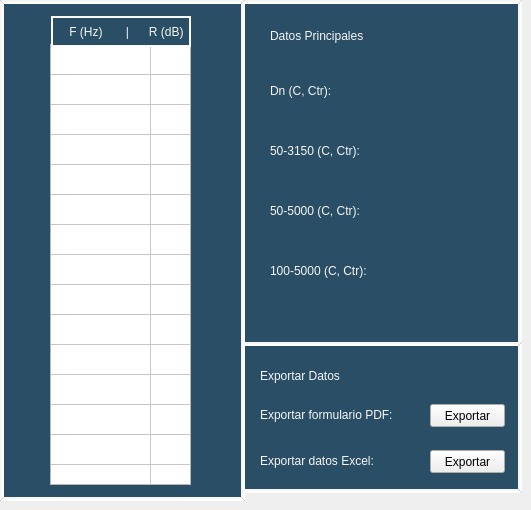
   <widget class="QWidget" name="tab_3">
    <attribute name="title">
     <string>Dn</string>
    </attribute>
    <widget class="QLabel" name="label_19">
     <property name="geometry">
      <rect>
       <x>270</x>
       <y>260</y>
       <width>121</width>
       <height>21</height>
      </rect>
     </property>
     <property name="styleSheet">
      <string notr="true">font: 11pt &quot;MS Shell Dlg 2&quot;;
background-color: rgb(42,78,102);
color: rgb(246, 246, 244);</string>
     </property>
     <property name="text">
      <string>100-5000 (C, Ctr):</string>
     </property>
    </widget>
    <widget class="QGraphicsView" name="graphicsView_11">
     <property name="geometry">
      <rect>
       <x>0</x>
       <y>0</y>
       <width>245</width>
       <height>501</height>
      </rect>
     </property>
     <property name="styleSheet">
      <string notr="true">background-color: rgb(42,78,102);
border: 4px;
border-color: rgb(246, 246, 244);
border-style:  groove;</string>
     </property>
    </widget>
    <widget class="QLabel" name="title_label_7">
     <property name="geometry">
      <rect>
       <x>270</x>
       <y>10</y>
       <width>231</width>
       <height>51</height>
      </rect>
     </property>
     <property name="styleSheet">
      <string notr="true">font: 20pt &quot;Technic&quot;;
color: rgb(246, 246, 244);
background-color: rgb(42, 78, 102);</string>
     </property>
     <property name="text">
      <string>Datos Principales</string>
     </property>
    </widget>
    <widget class="QLabel" name="label_50_5000_dn">
     <property name="geometry">
      <rect>
       <x>400</x>
       <y>200</y>
       <width>111</width>
       <height>21</height>
      </rect>
     </property>
     <property name="styleSheet">
      <string notr="true">font: 11pt &quot;MS Shell Dlg 2&quot;;
background-color: rgb(42,78,102);
color: rgb(246, 246, 244);</string>
     </property>
     <property name="text">
      <string/>
     </property>
    </widget>
    <widget class="QPushButton" name="exportar_excel_dn">
     <property name="geometry">
      <rect>
       <x>430</x>
       <y>450</y>
       <width>75</width>
       <height>23</height>
      </rect>
     </property>
     <property name="text">
      <string>Exportar</string>
     </property>
    </widget>
    <widget class="QGraphicsView" name="graphicsView_12">
     <property name="geometry">
      <rect>
       <x>241</x>
       <y>342</y>
       <width>281</width>
       <height>151</height>
      </rect>
     </property>
     <property name="styleSheet">
      <string notr="true">background-color: rgb(42,78,102);
border: 4px;
border-color: rgb(246, 246, 244);
border-style:  groove;</string>
     </property>
    </widget>
    <widget class="QGraphicsView" name="graphicsView_13">
     <property name="geometry">
      <rect>
       <x>241</x>
       <y>0</y>
       <width>281</width>
       <height>351</height>
      </rect>
     </property>
     <property name="styleSheet">
      <string notr="true">background-color: rgb(42,78,102);
border: 4px;
border-color: rgb(246, 246, 244);
border-style:  groove;</string>
     </property>
    </widget>
    <widget class="QTableWidget" name="tabla_dn">
     <property name="geometry">
      <rect>
       <x>50</x>
       <y>44</y>
       <width>141</width>
       <height>441</height>
      </rect>
     </property>
     <property name="sizePolicy">
      <sizepolicy hsizetype="Expanding" vsizetype="Fixed">
       <horstretch>0</horstretch>
       <verstretch>0</verstretch>
      </sizepolicy>
     </property>
     <property name="styleSheet">
      <string notr="true">font-size: 11px;
 border-collapse: collapse;
text-align: center;</string>
     </property>
     <property name="verticalScrollBarPolicy">
      <enum>Qt::ScrollBarAlwaysOff</enum>
     </property>
     <property name="horizontalScrollBarPolicy">
      <enum>Qt::ScrollBarAlwaysOff</enum>
     </property>
     <property name="rowCount">
      <number>21</number>
     </property>
     <attribute name="horizontalHeaderVisible">
      <bool>false</bool>
     </attribute>
     <attribute name="verticalHeaderVisible">
      <bool>false</bool>
     </attribute>
     <row/>
     <row/>
     <row/>
     <row/>
     <row/>
     <row/>
     <row/>
     <row/>
     <row/>
     <row/>
     <row/>
     <row/>
     <row/>
     <row/>
     <row/>
     <row/>
     <row/>
     <row/>
     <row/>
     <row/>
     <row/>
     <column>
      <property name="text">
       <string>F (Hz)</string>
      </property>
     </column>
     <column>
      <property name="text">
       <string>R (dB)</string>
      </property>
     </column>
    </widget>
    <widget class="QLabel" name="label_20">
     <property name="geometry">
      <rect>
       <x>270</x>
       <y>200</y>
       <width>121</width>
       <height>21</height>
      </rect>
     </property>
     <property name="styleSheet">
      <string notr="true">font: 11pt &quot;MS Shell Dlg 2&quot;;
background-color: rgb(42,78,102);
color: rgb(246, 246, 244);</string>
     </property>
     <property name="text">
      <string>50-5000 (C, Ctr):</string>
     </property>
    </widget>
    <widget class="QLabel" name="label_Rw_dn">
     <property name="geometry">
      <rect>
       <x>368</x>
       <y>81</y>
       <width>121</width>
       <height>21</height>
      </rect>
     </property>
     <property name="styleSheet">
      <string notr="true">font: 11pt &quot;MS Shell Dlg 2&quot;;
background-color: rgb(42,78,102);
color: rgb(246, 246, 244);</string>
     </property>
     <property name="text">
      <string/>
     </property>
    </widget>
    <widget class="QLabel" name="label_21">
     <property name="geometry">
      <rect>
       <x>260</x>
       <y>450</y>
       <width>181</width>
       <height>21</height>
      </rect>
     </property>
     <property name="styleSheet">
      <string notr="true">font: 11pt &quot;MS Shell Dlg 2&quot;;
background-color: rgb(42,78,102);
color: rgb(246, 246, 244);</string>
     </property>
     <property name="text">
      <string>Exportar datos Excel:</string>
     </property>
    </widget>
    <widget class="QLabel" name="label_tabla_3">
     <property name="geometry">
      <rect>
       <x>51</x>
       <y>16</y>
       <width>140</width>
       <height>31</height>
      </rect>
     </property>
     <property name="styleSheet">
      <string notr="true">font: 10pt &quot;Technic&quot;;
font: 25 8pt &quot;Microsoft YaHei Light&quot;;
color: rgb(246, 246, 244);
background-color: rgb(42, 78, 102);
border: 2px;
border-color: rgb(246, 246, 244);
border-style:  groove;</string>
     </property>
     <property name="text">
      <string>    F (Hz)       |      R (dB)</string>
     </property>
    </widget>
    <widget class="QLabel" name="label_50_3150_dn">
     <property name="geometry">
      <rect>
       <x>400</x>
       <y>140</y>
       <width>111</width>
       <height>21</height>
      </rect>
     </property>
     <property name="styleSheet">
      <string notr="true">font: 11pt &quot;MS Shell Dlg 2&quot;;
background-color: rgb(42,78,102);
color: rgb(246, 246, 244);</string>
     </property>
     <property name="text">
      <string/>
     </property>
    </widget>
    <widget class="QLabel" name="label_100_5000_dn">
     <property name="geometry">
      <rect>
       <x>402</x>
       <y>260</y>
       <width>111</width>
       <height>21</height>
      </rect>
     </property>
     <property name="styleSheet">
      <string notr="true">font: 11pt &quot;MS Shell Dlg 2&quot;;
background-color: rgb(42,78,102);
color: rgb(246, 246, 244);</string>
     </property>
     <property name="text">
      <string/>
     </property>
    </widget>
    <widget class="QLabel" name="title_label_8">
     <property name="geometry">
      <rect>
       <x>260</x>
       <y>350</y>
       <width>211</width>
       <height>51</height>
      </rect>
     </property>
     <property name="styleSheet">
      <string notr="true">font: 20pt &quot;Technic&quot;;
color: rgb(246, 246, 244);
background-color: rgb(42, 78, 102);</string>
     </property>
     <property name="text">
      <string>Exportar Datos</string>
     </property>
    </widget>
    <widget class="QLabel" name="label_22">
     <property name="geometry">
      <rect>
       <x>270</x>
       <y>140</y>
       <width>121</width>
       <height>21</height>
      </rect>
     </property>
     <property name="styleSheet">
      <string notr="true">font: 11pt &quot;MS Shell Dlg 2&quot;;
background-color: rgb(42,78,102);
color: rgb(246, 246, 244);</string>
     </property>
     <property name="text">
      <string>50-3150 (C, Ctr):</string>
     </property>
    </widget>
    <widget class="QLabel" name="label_main_data_4">
     <property name="geometry">
      <rect>
       <x>270</x>
       <y>80</y>
       <width>81</width>
       <height>21</height>
      </rect>
     </property>
     <property name="styleSheet">
      <string notr="true">font: 11pt &quot;MS Shell Dlg 2&quot;;
background-color: rgb(42,78,102);
color: rgb(246, 246, 244);</string>
     </property>
     <property name="text">
      <string>Dn (C, Ctr):</string>
     </property>
    </widget>
    <widget class="QPushButton" name="exportar_pdf_dn">
     <property name="geometry">
      <rect>
       <x>430</x>
       <y>404</y>
       <width>75</width>
       <height>23</height>
      </rect>
     </property>
     <property name="text">
      <string>Exportar</string>
     </property>
    </widget>
    <widget class="QLabel" name="label_23">
     <property name="geometry">
      <rect>
       <x>260</x>
       <y>404</y>
       <width>181</width>
       <height>21</height>
      </rect>
     </property>
     <property name="styleSheet">
      <string notr="true">font: 11pt &quot;MS Shell Dlg 2&quot;;
background-color: rgb(42,78,102);
color: rgb(246, 246, 244);</string>
     </property>
     <property name="text">
      <string>Exportar formulario PDF:</string>
     </property>
    </widget>
    <zorder>graphicsView_13</zorder>
    <zorder>graphicsView_12</zorder>
    <zorder>label_19</zorder>
    <zorder>graphicsView_11</zorder>
    <zorder>title_label_7</zorder>
    <zorder>label_50_5000_dn</zorder>
    <zorder>tabla_dn</zorder>
    <zorder>label_20</zorder>
    <zorder>label_Rw_dn</zorder>
    <zorder>label_21</zorder>
    <zorder>label_tabla_3</zorder>
    <zorder>label_50_3150_dn</zorder>
    <zorder>label_100_5000_dn</zorder>
    <zorder>title_label_8</zorder>
    <zorder>label_22</zorder>
    <zorder>label_main_data_4</zorder>
    <zorder>label_23</zorder>
    <zorder>exportar_excel_dn</zorder>
    <zorder>exportar_pdf_dn</zorder>
   </widget>
